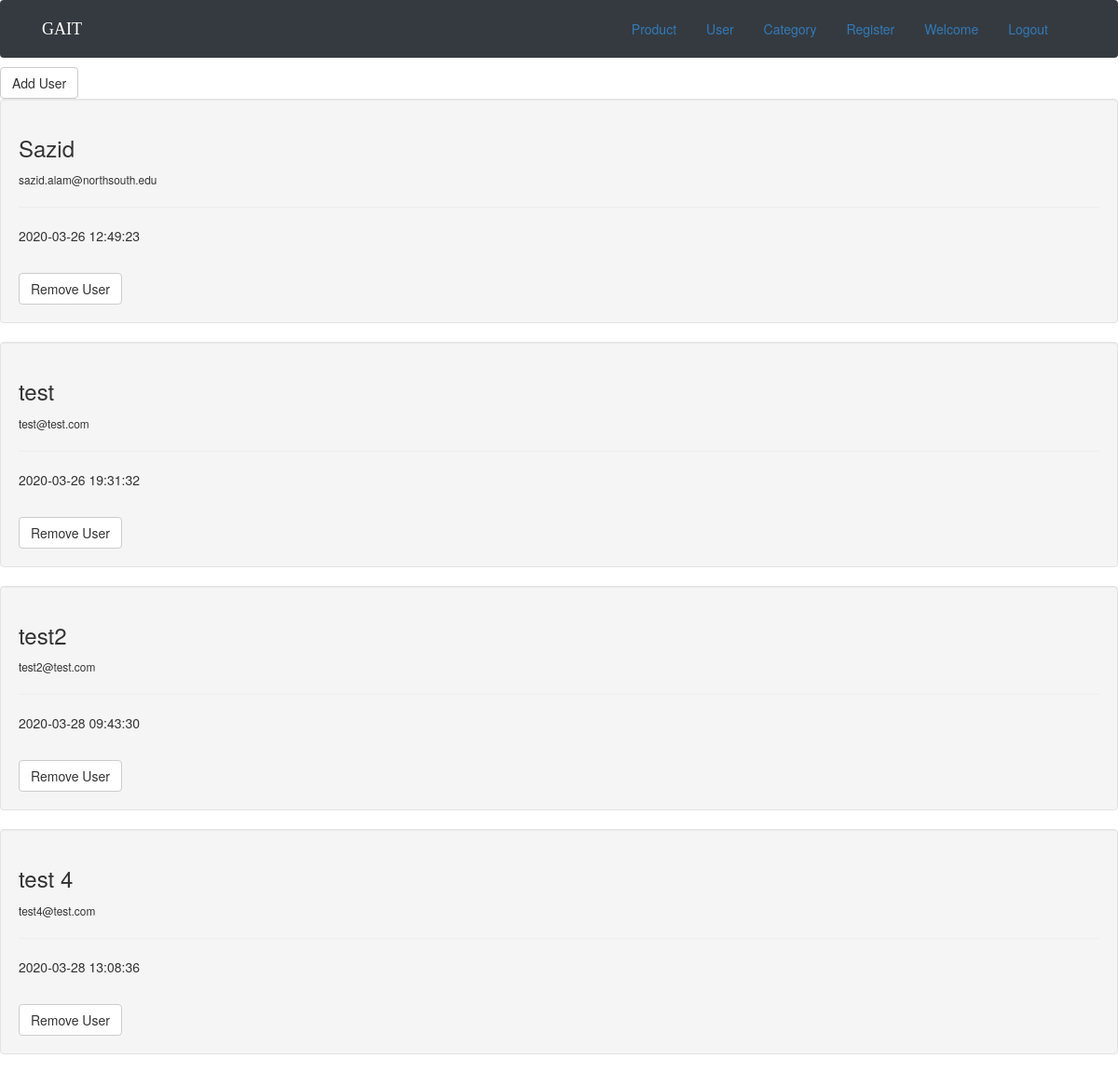
The app's page /user.php, older data.
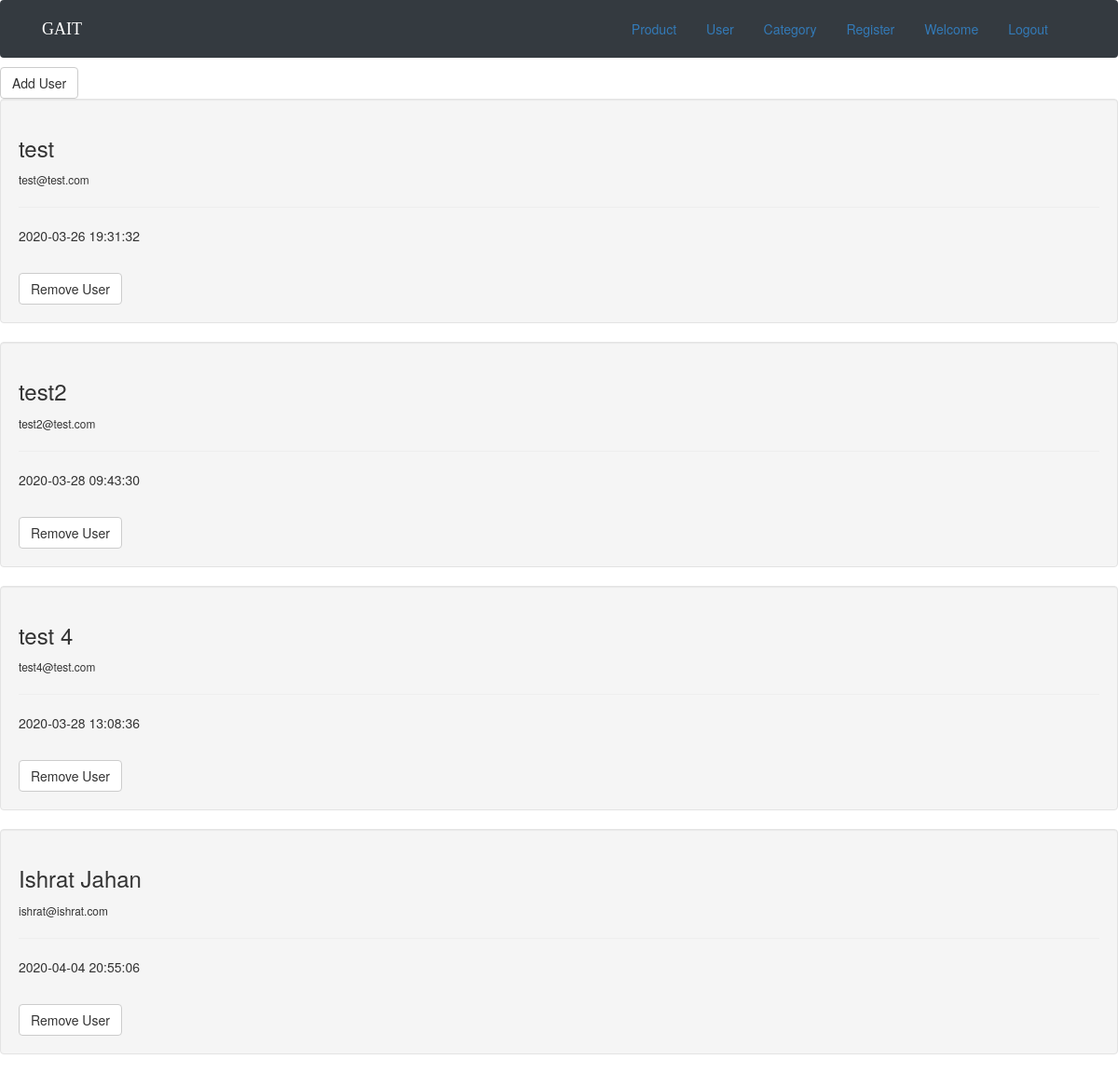
The same page, newer data.
### tables this page shows
CREATE TABLE `user` (
  `id` int(11) NOT NULL,
  `name` varchar(255) NOT NULL,
  `email` varchar(255) NOT NULL,
  `password` varchar(255) NOT NULL,
  `create_date` datetime NOT NULL DEFAULT CURRENT_TIMESTAMP
);

### user.php (the view, shortened to what this page needs)
<?php
  include "header.php";
  include "config.php";
$query = "SELECT * FROM user";
$result = mysqli_query($conn, $query);
?>
<html>
<head>
    <link rel="stylesheet"  href="assets/css/home.css">
    <link rel="stylesheet"  href="assets/css/main.css">
     <link rel="stylesheet"  href="assets/css/bootstrap.min.css">
     <link rel="stylesheet"  href="/fonts/style.css">
    <link rel="stylesheet" href="https://cdnjs.cloudflare.com/ajax/libs/font-awesome/4.7.0/css/font-awesome.min.css">
  <link rel="stylesheet" href="assets/css/bootstrap.css">
  <link rel="stylesheet" href="assets/css/style.css">
</head>
<body>
  <nav class="navbar navbar-expand-sm navbar-dark bg-dark mb-3">
        <div class="container">
          <a class="navbar-brand" href="aproduct.php" style="font-family: 'Bree Serif', serif">GAIT</a>
          <div class="collapse navbar-collapse" id="navbarNav">
          <ul class="nav nav-pills justify-content-end">
          <li><a class="na" href="aproduct.php">Product</a></li>
          <li><a class="na" href="user.php">User</a></li>
          <li><a class="na" href="category.php">Category</a></li>
          <li><a class="na" href="aregister.php">Register</a></li>
          <li><a class="na" href="#">Welcome <?php echo $_SESSION['name']; ?></a></li>
          <li><a class="na" href="logout.php">Logout</a></li>
          </ul>
          </div>
    </nav>
    <div>
      <a class="btn btn-default" href="adduser.php">Add User</a>
     <?php
    while($row=mysqli_fetch_array($result))   : ?>
    <div class="well">
      <h3><?php echo $row['name']; ?></h3>
      <small><?php echo $row['email']; ?></small>
      <hr />
      <p><?php echo $row['create_date']; ?></p>
      <br />
      <a class="btn btn-default" href="" target="_blank">Remove User</a>
    </div>
    <?php  endwhile; ?>
    </div>
</body>
</html>

### header.php
<!doctype html>
<html>
</html>

### assets/css/home.css (style rules this page uses)
html { overflow-x: hidden; }

Row changes from the older to the newer data that the page shows:
removed user: name "Sazid", email "sazid.alam@northsouth.edu", create_date "2020-03-26 12:49:23"
added user: name "Ishrat Jahan", email "ishrat@ishrat.com", create_date "2020-04-04 20:55:06"
